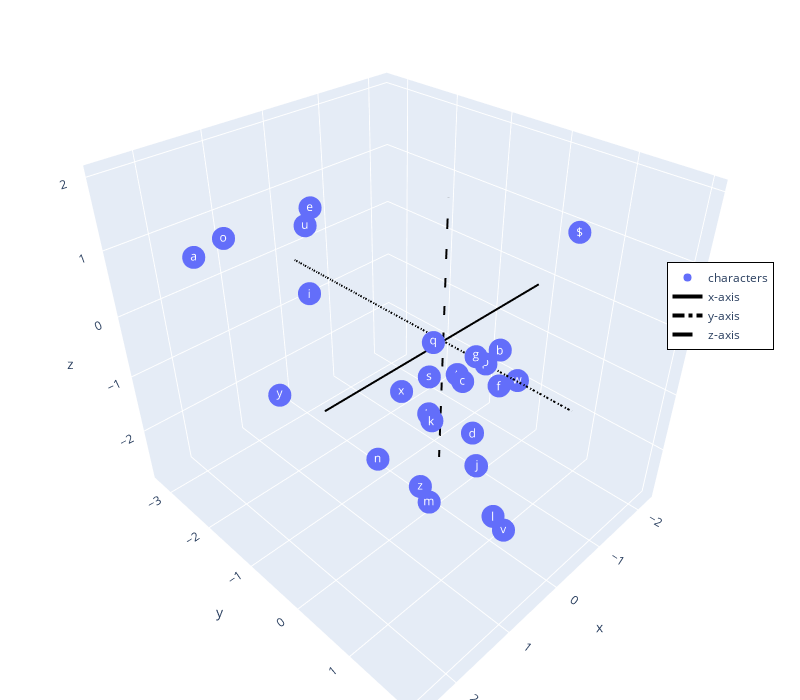

Write notebook code for a chart like this one.
### Code cell
import plotly.graph_objects as go
# Assume embeddings is your (28, 3) tensor
embeddings = model.embedding.weight.detach()
# Create a list of labels
labels = ['$', 'a', 'b', 'c', 'd', 'e', 'f', 'g', 'h', 'i', 'j', 'k',
           'l', 'm', 'n', 'o', 'p', 'q', 'r', 's', 't', 'u', 'v', 'w', 'x', 'y', 'z', '*']
# Create a 3D scatter plot
fig = go.Figure(data=[go.Scatter3d(
    x=embeddings[:, 0], 
    y=embeddings[:, 1], 
    z=embeddings[:, 2], 
    mode='markers+text',
    text=labels,  # add labels
    textfont=dict(size=12, color="white"),
    marker=dict(size=8),
    textposition='middle center',  # position the labels
    name="characters"
)])
# Add x, y, and z axes as lines
fig.add_trace(go.Scatter3d(x=[-2, 2], y=[0, 0], z=[0, 0], mode='lines', 
                           line=dict(color='black', dash='solid', width=4), name='x-axis'))
fig.add_trace(go.Scatter3d(x=[0, 0], y=[-3, 2], z=[0, 0], mode='lines', 
                           line=dict(color='black', dash='dashdot', width=4), name='y-axis'))
fig.add_trace(go.Scatter3d(x=[0, 0], y=[0, 0], z=[-2, 2], mode='lines', 
                           line=dict(color='black', dash='longdash', width=4), name='z-axis'))
fig.update_layout(
    autosize=False,
    width=800,
    height=700,
    legend=dict(
        orientation="v",
        xanchor="center",
        yanchor="bottom",
        x=.9,
        y=.5,
        font_size=12,
        bordercolor="black",
        borderwidth=1,
    ),
    margin=dict(l=0, r=0, b=0, t=0),
)
# Show the plot
fig.show()

### Figure 1 — Plotly figure (JSON) as saved in the notebook; plotly's stock layout.template omitted (floating-point values rounded to 4 significant figures)
{"data": [{"marker": {"size": 8}, "mode": "markers+text", "name": "characters", "text": ["$", "a", "b", "c", "d", "e", "f", "g", "h", "i", "j", "k", "l", "m", "n", "o", "p", "q", "r", "s", "t", "u", "v", "w", "x", "y", "z", "*"], "textfont": {"color": "white", "size": 12}, "textposition": "middle center", "type": "scatter3d", "x": [-2.233, 2.511, 1.015, 0.7503, 0.5028, 0.3523, 0.05927, 1.191, 0.4154, 0.1911, 1.011, 0.5916, -0.2747, 1.458, 1.768, 1.416, 0.6116, 0.4402, 0.4641, 0.7286, 0.7451, 0.8729, 0.1624, -0.6003, 0.7408, 0.3221, 1.074], "y": [0.4004, -1.491, 1.667, 0.9744, 0.9688, -2.111, 0.9801, 1.5, 0.154, -2.463, 1.464, 0.3723, 0.8216, 1.152, 0.619, -2.599, 1.182, 0.2244, 1.027, 0.4356, 0.8848, -1.575, 1.332, 0.7784, -0.02169, -3.289, 0.6466], "z": [0.8876, 1.622, 1.203, 0.2833, -0.6482, 1.273, -0.1545, 1.124, -0.8699, -0.2682, -0.5325, -0.7537, -2.787, -1.017, -0.4835, 1.036, 0.5675, 0.3062, -1.174, 0.04962, 0.3335, 1.391, -2.346, -0.5363, -0.4185, -2.537, -1.38]}, {"line": {"color": "black", "dash": "solid", "width": 4}, "mode": "lines", "name": "x-axis", "type": "scatter3d", "x": [-2, 2], "y": [0, 0], "z": [0, 0]}, {"line": {"color": "black", "dash": "dashdot", "width": 4}, "mode": "lines", "name": "y-axis", "type": "scatter3d", "x": [0, 0], "y": [-3, 2], "z": [0, 0]}, {"line": {"color": "black", "dash": "longdash", "width": 4}, "mode": "lines", "name": "z-axis", "type": "scatter3d", "x": [0, 0], "y": [0, 0], "z": [-2, 2]}], "layout": {"autosize": false, "height": 700, "legend": {"bordercolor": "black", "borderwidth": 1, "font": {"size": 12}, "orientation": "v", "x": 0.9, "xanchor": "center", "y": 0.5, "yanchor": "bottom"}, "margin": {"b": 0, "l": 0, "r": 0, "t": 0}, "width": 800}}
